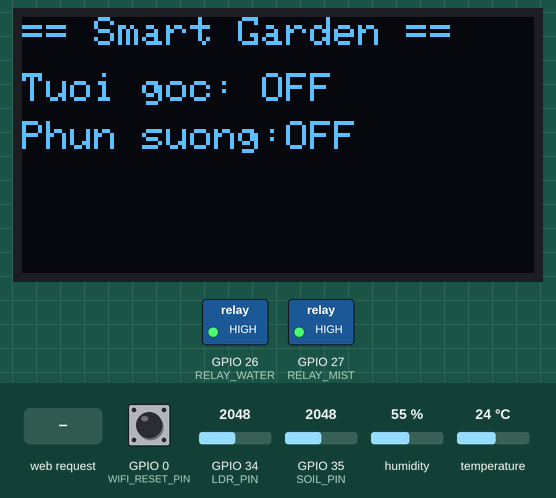
Simulated run of this sketch. Board: ESP32. Parts: 128×64 one-colour display, switched loads named in the sketch (green lamp = pin HIGH). Inputs (shaded band) come from the test bench; at power-on: GPIO 35 (SOIL_PIN) = 2048, temperature 24 °C, GPIO 0 (WIFI_RESET_PIN) HIGH, GPIO 34 (LDR_PIN) = 2048, humidity 55 %. WiFi joins after 1.5 s; servers stay silent unless stated; what the sketch prints to the serial monitor is not drawn.

Above: at 4.7 s.
4.8 s: GPIO 35 (SOIL_PIN) set to 2449
At 7.7 s:
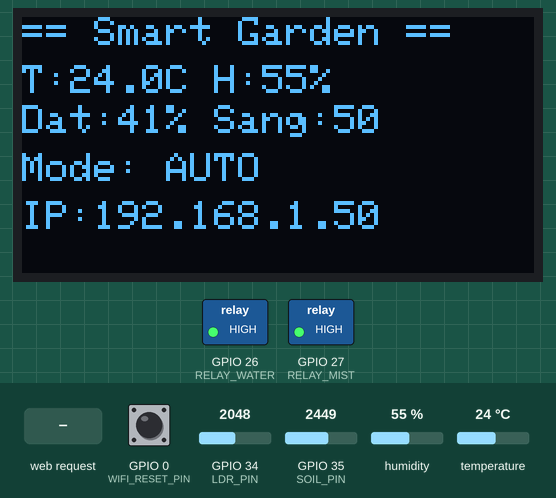
10.8 s: GPIO 35 (SOIL_PIN) set to 2558
At 16.2 s:
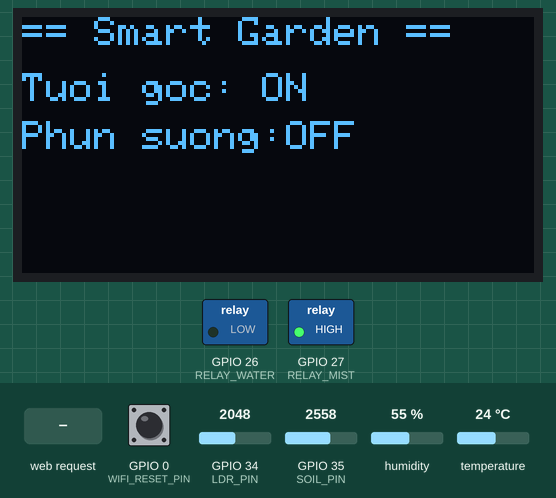
16.8 s: temperature set to 31 °C
At 20.1 s:
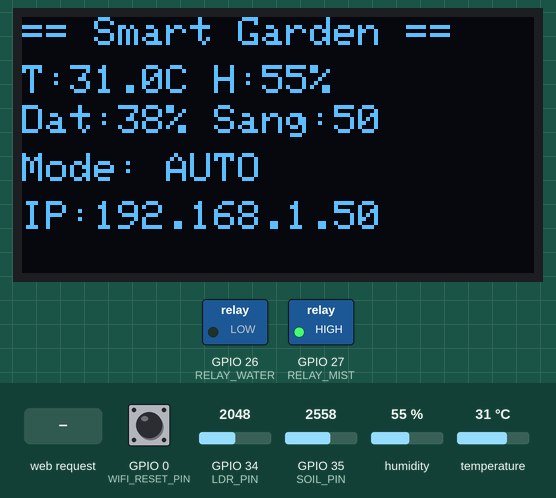
22.8 s: temperature set to 34 °C
At 25.2 s:
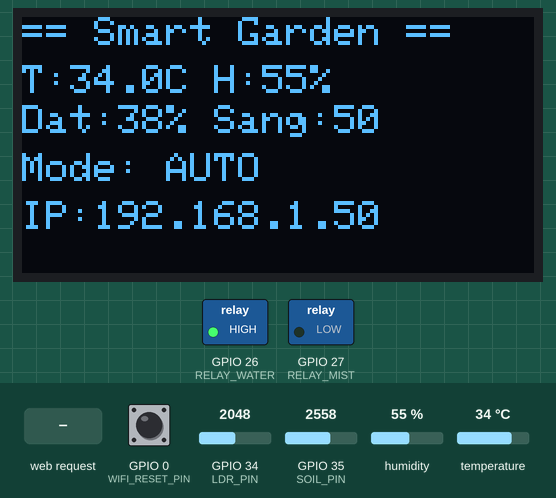
28.8 s: HTTP request GET /mode/manual received
At 31.7 s:
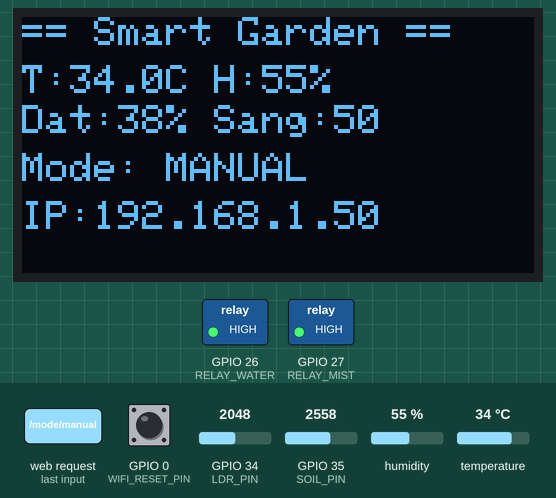
34.8 s: temperature set to 41 °C
At 41.3 s:
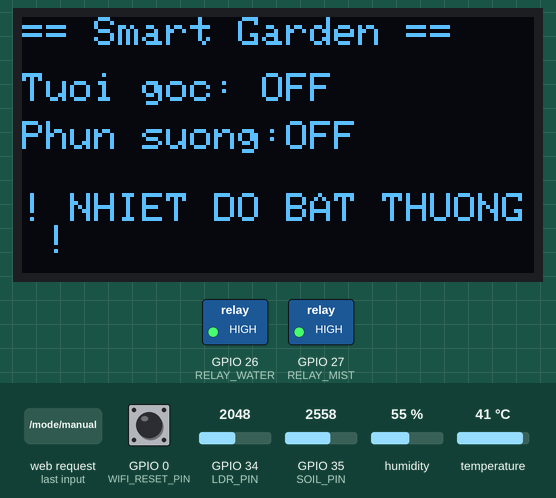
Timing chart, 0 to 41.8 s (numbered marks = the images above; inputs shaded):
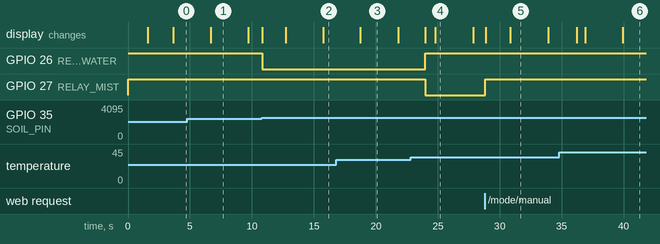

The sketch:

v2.ino
```cpp
//  Smart Home Garden - ESP32 firmware  v2.1
//
//  v2 - ban va MIST_LOCK / MIST_UNLOCK (4 thay doi):
//    1. Bien co g_mistLocked
//    2. decideMode()      - kho+nong ma bi khoa suong -> tuoi goc
//    3. readSerialCommand() - nhan MIST_LOCK / MIST_UNLOCK
//    4. printSerialJSON() - them truong "mist_locked"
//
//  v2.1 - WATCHDOG SERIAL (an toan khi Pi chet):
//    Truoc day: neu Pi gui WATER_ON roi bi mat dien / crash / bi stop, ESP32 ket
//    trong manualMode voi bom DANG CHAY va khong con ai gui lenh tat. Bom chay
//    den khi het nuoc.
//    Bay gio: Pi gui PING moi 10 giay. Neu qua SERIAL_WATCHDOG_MS ma khong nhan
//    duoc gi tu Pi VA che do thu cong nay do Pi dat ra, ESP32 tu quay ve AUTO.
//    Che do thu cong dat tu web server cua chinh ESP32 KHONG bi watchdog dung toi.
//
//  LUU Y: dung service truoc khi nap  ->  sudo systemctl stop smart-garden
// =====================================================================
#include <WiFi.h>
#include <WiFiManager.h>
#include <Wire.h>
#include <Adafruit_GFX.h>
#include <Adafruit_SSD1306.h>
#include "DHT.h"

WiFiServer server(80);
String header;
unsigned long currentTime = 0, previousTime = 0;
const long timeoutTime = 500;

#define DHTPIN       4
#define DHTTYPE      DHT11
#define LDR_PIN      34
#define SOIL_PIN     35
#define RELAY_WATER  26
#define RELAY_MIST   27
#define WIFI_RESET_PIN 0

#define SOIL_DRY_PCT_THRESHOLD 40
#define HOT_TEMP_THRESHOLD 33.0
#define DARK_LIGHT_THRESHOLD 20   // % — dưới ngưỡng này coi là tối
#define ALERT_TEMP_HIGH    38.0
#define ALERT_TEMP_LOW     10.0
#define LDR_SAMPLES        20

// NEW v2.1: Pi gui PING moi 10 giay -> 60 giay im lang = Pi da chet
#define SERIAL_WATCHDOG_MS 60000UL

Adafruit_SSD1306 display(128, 64, &Wire, -1);
DHT dht(DHTPIN, DHTTYPE);

enum IrrigationMode { MODE_IDLE, MODE_WATER, MODE_MIST };
enum MistManualMode  { MIST_OFF, MIST_ON, MIST_BLINK };

bool manualMode = false;
bool manualWater = false;
MistManualMode manualMist = MIST_OFF;
unsigned long mistBlinkMs = 5000;

float g_temp = 0, g_humi = 0;
int   g_soilPct = 0, g_lightPct = 0, g_lightSmooth = 0;
bool  g_alertTemp = false;
String g_lastReason = "";   // NEW: hiển thị lý do quyết định lên dashboard
bool   g_mistLocked = false;  // NEW v2: Pi khoá phun sương khi AI phát hiện nấm (MIST_LOCK)
unsigned long lastSerialPrint = 0;

// NEW v2.1 — watchdog serial
unsigned long g_lastSerialMs  = 0;      // lan cuoi nhan duoc BAT KY lenh nao tu Pi
bool  g_manualFromSerial = false;       // che do thu cong hien tai do Pi dat ra?
bool  g_watchdogTripped  = false;       // da tu quay ve AUTO vi mat lien lac?

int readLDRSmoothed() {
  long sum = 0;
  for (int i = 0; i < LDR_SAMPLES; i++) { sum += analogRead(LDR_PIN); delayMicroseconds(500); }
  return sum / LDR_SAMPLES;
}

void readSensors() {
  float t = dht.readTemperature();
  float h = dht.readHumidity();
  if (!isnan(t)) g_temp = t;
  if (!isnan(h)) g_humi = h;
  g_soilPct = map(analogRead(SOIL_PIN), 0, 4095, 100, 0);
  int rawLight = readLDRSmoothed();
  g_lightSmooth = (g_lightSmooth == 0) ? rawLight : (g_lightSmooth * 0.7 + rawLight * 0.3);
  g_lightPct = constrain(map(g_lightSmooth, 0, 4095, 100, 0), 0, 100);
  g_alertTemp = (g_temp > ALERT_TEMP_HIGH || g_temp < ALERT_TEMP_LOW);
}

bool getBlinkState() {
  static unsigned long timer = 0;
  static bool state = false;
  if (millis() - timer >= mistBlinkMs) { timer = millis(); state = !state; }
  return state;
}

// ── Đã thêm điều kiện isDark, có log lý do ──
IrrigationMode decideMode() {
  bool isDry  = (g_soilPct < SOIL_DRY_PCT_THRESHOLD);
  bool isHot  = (g_temp >= HOT_TEMP_THRESHOLD);
  bool isDark = (g_lightPct < DARK_LIGHT_THRESHOLD);

  if (isDark && isDry) { g_lastReason = "Toi + kho - tranh ung"; return MODE_IDLE; }

  if (isDry && isHot) {
    if (g_mistLocked) {                                    // NEW v2
      g_lastReason = "Kho + nong nhung SUONG BI KHOA (nam) - tuoi goc";
      return MODE_WATER;
    }
    g_lastReason = "Kho + nong - phun suong";
    return MODE_MIST;
  }

  if (isDry && !isHot) { g_lastReason = "Kho + binh thuong - tuoi goc"; return MODE_WATER; }

  g_lastReason = g_mistLocked ? "Dat du am - nghi (suong dang khoa)" : "Dat du am - nghi";
  return MODE_IDLE;
}

void applyMode() {
  bool waterOn = false, mistOn = false;

  if (manualMode) {
    waterOn = manualWater;
    switch (manualMist) {
      case MIST_OFF:   mistOn = false; break;
      case MIST_ON:    mistOn = true;  break;
      case MIST_BLINK: mistOn = getBlinkState(); break;
    }
    if (waterOn) mistOn = false;
    g_lastReason = "Che do thu cong";
  } else {
    IrrigationMode m = decideMode();
    waterOn = (m == MODE_WATER);
    mistOn  = (m == MODE_MIST) ? getBlinkState() : false;
  }

  digitalWrite(RELAY_WATER, waterOn ? LOW : HIGH);
  digitalWrite(RELAY_MIST,  mistOn  ? LOW : HIGH);
}

bool isWaterOn() { return digitalRead(RELAY_WATER) == LOW; }
bool isMistOn()  { return digitalRead(RELAY_MIST)  == LOW; }

void updateOLED() {
  static bool page = false;
  static unsigned long lastPage = 0;
  if (millis() - lastPage > 3000) { page = !page; lastPage = millis(); }

  display.clearDisplay();
  display.setTextSize(1);
  display.setTextColor(SSD1306_WHITE);
  display.setCursor(0, 0);
  display.println("== Smart Garden ==");

  if (!page) {
    display.setCursor(0, 12);
    display.print("T:"); display.print(g_temp, 1);
    display.print("C H:"); display.print(g_humi, 0); display.println("%");
    display.setCursor(0, 22);
    display.print("Dat:"); display.print(g_soilPct); display.print("% ");
    display.print("Sang:"); display.println(g_lightPct);
    display.setCursor(0, 34);
    display.print("Mode: "); display.println(manualMode ? "MANUAL" : "AUTO");
    if (WiFi.status() == WL_CONNECTED) {
      display.setCursor(0, 46);
      display.print("IP:"); display.println(WiFi.localIP());
    } else {
      display.setCursor(0, 46);
      display.println("Giu BOOT 3s: doi WiFi");
    }
  } else {
    display.setCursor(0, 14);
    display.print("Tuoi goc: "); display.println(isWaterOn() ? "ON" : "OFF");
    display.setCursor(0, 26);
    display.print("Phun suong:"); display.println(isMistOn() ? "ON" : "OFF");
    if (g_alertTemp) { display.setCursor(0, 44); display.println("! NHIET DO BAT THUONG !"); }
  }
  display.display();
}

void handleWebClient() {
  WiFiClient client = server.available();
  if (!client) return;

  currentTime = millis();
  previousTime = currentTime;
  String currentLine = "";

  while (client.connected() && currentTime - previousTime <= timeoutTime) {
    currentTime = millis();
    if (client.available()) {
      char c = client.read();
      header += c;
      if (c == '\n') {
        if (currentLine.length() == 0) {

          // NEW v2.1: che do thu cong dat tu web UI cua ESP32 KHONG thuoc quyen Pi,
          // nen watchdog serial khong duoc phep tu y huy no.
          if (header.indexOf("GET /mode/auto")   >= 0) { manualMode = false; g_manualFromSerial = false; }
          if (header.indexOf("GET /mode/manual") >= 0) { manualMode = true;  g_manualFromSerial = false; }
          if (header.indexOf("GET /water/on")    >= 0) manualWater = true;
          if (header.indexOf("GET /water/off")   >= 0) manualWater = false;
          if (header.indexOf("GET /mist/off")    >= 0) manualMist = MIST_OFF;
          if (header.indexOf("GET /mist/on")     >= 0) manualMist = MIST_ON;
          if (header.indexOf("GET /mist/blink")  >= 0) manualMist = MIST_BLINK;

          int idx = header.indexOf("val=");
          if (idx >= 0 && header.indexOf("GET /mist/interval") >= 0) {
            int start = idx + 4;
            int end = start;
            while (end < (int)header.length() && isDigit(header[end])) end++;
            long val = header.substring(start, end).toInt();
            if (val >= 500 && val <= 60000) mistBlinkMs = val;
          }
          applyMode();

          client.println("HTTP/1.1 200 OK");
          client.println("Content-type:text/html; charset=utf-8");
          client.println("Connection: close");
          client.println();

          bool wOn = isWaterOn(), mOn = isMistOn();

          client.println("<!DOCTYPE html><html><head>");
          client.println("<meta charset='UTF-8'>");
          client.println("<meta http-equiv='refresh' content='5'>");
          client.println("<meta name='viewport' content='width=device-width, initial-scale=1'>");
          client.println("<title>Smart Garden</title><style>");
          client.println("*{box-sizing:border-box;margin:0;padding:0;}");
          client.println("body{font-family:-apple-system,'Segoe UI',Arial,sans-serif;background:#f4f4f5;color:#1c1c1e;padding:16px;}");
          client.println(".wrap{max-width:460px;margin:0 auto;}");
          client.println("h2{text-align:center;font-size:20px;font-weight:600;margin-bottom:16px;}");
          client.println(".card{background:#fff;border:1px solid #e2e2e5;border-radius:12px;padding:16px;margin-bottom:14px;}");
          client.println(".grid{display:grid;grid-template-columns:1fr 1fr;gap:10px;}");
          client.println(".stat{text-align:center;padding:14px 8px;background:#f8f8f9;border-radius:10px;}");
          client.println(".stat .val{font-size:22px;font-weight:700;}");
          client.println(".stat .lbl{font-size:11px;color:#777;margin-top:2px;}");
          client.println(".row{display:flex;justify-content:space-between;align-items:center;margin-bottom:10px;font-size:14px;}");
          client.println(".badge{padding:3px 10px;border-radius:6px;font-size:12px;font-weight:600;}");
          client.println(".badge.on{background:#e6f4ea;color:#1a7f37;}");
          client.println(".badge.off{background:#eee;color:#888;}");
          client.println(".btnrow{display:flex;gap:8px;flex-wrap:wrap;}");
          client.println(".btn{flex:1;min-width:80px;text-align:center;padding:12px 10px;border-radius:8px;text-decoration:none;font-size:13px;font-weight:600;border:1px solid #d7d7db;color:#333;background:#fafafa;}");
          client.println(".btn.active{background:#1c1c1e;color:#fff;border-color:#1c1c1e;}");
          client.println(".disabled{opacity:0.4;pointer-events:none;}");
          client.println("hr{border:none;border-top:1px solid #eee;margin:14px 0;}");
          client.println("input[type=number]{width:64px;padding:8px;border-radius:8px;border:1px solid #d7d7db;margin-right:6px;font-size:13px;}");
          client.println(".apply{padding:8px 14px;border-radius:8px;border:1px solid #d7d7db;background:#fafafa;font-size:13px;font-weight:600;}");
          client.println(".alert{background:#fdecea;border:1px solid #f5b3ab;color:#a33;padding:10px;border-radius:10px;text-align:center;font-weight:600;margin-bottom:14px;font-size:13px;}");
          client.println(".reason{background:#f0f4ff;border:1px solid #c8d6ff;color:#2a4b8d;padding:8px 12px;border-radius:8px;font-size:12px;margin-bottom:14px;}");
          client.println(".footer{text-align:center;font-size:11px;color:#999;margin-top:8px;}");
          client.println("</style></head><body><div class='wrap'>");
          client.println("<h2>Smart Garden - SIC</h2>");

          if (g_alertTemp)
            client.println("<div class='alert'>Canh bao: nhiet do bat thuong (" + String(g_temp,1) + " do C)</div>");

          client.println("<div class='reason'>Ly do: " + g_lastReason + "</div>");

          client.println("<div class='card'><div class='grid'>");
          client.println("<div class='stat'><div class='val'>" + String(g_temp,1) + "&deg;</div><div class='lbl'>NHIET DO</div></div>");
          client.println("<div class='stat'><div class='val'>" + String(g_humi,0) + "%</div><div class='lbl'>DO AM KK</div></div>");
          client.println("<div class='stat'><div class='val'>" + String(g_soilPct) + "%</div><div class='lbl'>DO AM DAT</div></div>");
          client.println("<div class='stat'><div class='val'>" + String(g_lightPct) + "%</div><div class='lbl'>ANH SANG</div></div>");
          client.println("</div></div>");

          client.println("<div class='card'>");
          client.println("<div class='row'><b>Che do</b></div>");
          client.println("<div class='btnrow'>");
          client.println("<a href='/mode/auto' class='btn" + String(!manualMode ? " active" : "") + "'>AUTO</a>");
          client.println("<a href='/mode/manual' class='btn" + String(manualMode ? " active" : "") + "'>MANUAL</a>");
          client.println("</div></div>");

          String dis = manualMode ? "" : " disabled";
          client.println("<div class='card" + dis + "'>");
          client.println("<div class='row'><span>Bom tuoi goc</span>" + String(wOn ? "<span class='badge on'>ON</span>" : "<span class='badge off'>OFF</span>") + "</div>");
          client.println("<div class='btnrow'>");
          client.println(wOn ? "<a href='/water/off' class='btn active'>TAT TUOI</a>"
                              : "<a href='/water/on' class='btn'>BAT TUOI</a>");
          client.println("</div>");
          client.println("<hr>");
          client.println("<div class='row'><span>Bom phun suong</span>" + String(mOn ? "<span class='badge on'>ON</span>" : "<span class='badge off'>OFF</span>") + "</div>");
          client.println("<div class='btnrow'>");
          client.println("<a href='/mist/off' class='btn" + String(manualMist==MIST_OFF?" active":"") + "'>TAT</a>");
          client.println("<a href='/mist/on' class='btn" + String(manualMist==MIST_ON?" active":"") + "'>LIEN TUC</a>");
          client.println("<a href='/mist/blink' class='btn" + String(manualMist==MIST_BLINK?" active":"") + "'>NHAP NHAY</a>");
          client.println("</div>");
          client.println("<div style='margin-top:12px;font-size:12px;color:#777'>Chu ky nhap nhay (giay):</div>");
          client.println("<form action='/mist/interval' method='GET' style='margin-top:6px;display:flex;align-items:center;'>");
          client.println("<input type='number' id='vd' step='0.5' min='0.5' max='60' value='" + String(mistBlinkMs/1000.0,1) + "' onchange=\"document.getElementById('val').value=Math.round(this.value*1000)\">");
          client.println("<input type='hidden' name='val' id='val' value='" + String(mistBlinkMs) + "'>");
          client.println("<button type='submit' class='apply'>Ap dung</button>");
          client.println("</form></div>");

          client.println("<div class='footer'>Tu lam moi moi 5 giay - ESP32 Smart Garden</div>");
          client.println("</div></body></html>");
          client.println();
          break;
        } else { currentLine = ""; }
      } else if (c != '\r') { currentLine += c; }
    }
  }
  header = "";
  client.stop();
}

void connectWiFi() {
  WiFiManager wm;
  wm.setConfigPortalTimeout(180);
  bool ok = wm.autoConnect("SmartGarden-Setup", "12345678");
  if (!ok) {
    Serial.println("[WiFi] Khong ket noi duoc / het thoi gian cho cau hinh.");
  } else {
    Serial.println("\n[WiFi] Connected! IP: " + WiFi.localIP().toString());
    server.begin();
  }
}

void setup() {
  Serial.begin(115200);
  dht.begin();
  pinMode(RELAY_WATER, OUTPUT);
  pinMode(RELAY_MIST,  OUTPUT);
  pinMode(WIFI_RESET_PIN, INPUT_PULLUP);
  digitalWrite(RELAY_WATER, HIGH);
  digitalWrite(RELAY_MIST,  HIGH);

  Wire.begin(21, 22);
  display.begin(SSD1306_SWITCHCAPVCC, 0x3C);
  display.clearDisplay();
  display.setTextColor(SSD1306_WHITE);
  display.setCursor(10, 25);
  display.println("Dang khoi dong...");
  display.display();

  if (digitalRead(WIFI_RESET_PIN) == LOW) {
    display.setCursor(0, 40);
    display.println("Xoa WiFi cu...");
    display.display();
    WiFiManager wmReset;
    wmReset.resetSettings();
    delay(1000);
  }

  connectWiFi();

  display.clearDisplay();
  display.setCursor(0, 20);
  if (WiFi.status() == WL_CONNECTED) { display.println("IP:"); display.println(WiFi.localIP()); }
  else {
    display.println("Chua co WiFi.");
    display.println("Ket noi mang:");
    display.println("SmartGarden-Setup");
  }
  display.display();
  delay(2000);
}
void printSerialJSON() {
  if (millis() - lastSerialPrint < 2000) return;  // in mỗi 2 giây, không spam
  lastSerialPrint = millis();
  Serial.printf(
    "{\"temp\":%.1f,\"humi\":%.0f,\"soil\":%d,\"light\":%d,\"water\":%s,\"mist\":%s,"
    "\"mist_locked\":%s,\"wd_tripped\":%s,\"mode\":\"%s\",\"reason\":\"%s\"}\n",
    g_temp, g_humi, g_soilPct, g_lightPct,
    isWaterOn() ? "true" : "false",
    isMistOn()  ? "true" : "false",
    g_mistLocked ? "true" : "false",     // NEW v2
    g_watchdogTripped ? "true" : "false",  // NEW v2.1
    manualMode ? "MANUAL" : "AUTO",
    g_lastReason.c_str()
  );
}
void readSerialCommand() {
  if (!Serial.available()) return;
  String cmd = Serial.readStringUntil('\n');
  cmd.trim();
  if (cmd.length() == 0) return;

  // NEW v2.1: bat ky dong nao tu Pi cung la bang chung "Pi con song"
  g_lastSerialMs   = millis();
  g_watchdogTripped = false;

  if (cmd == "PING") return;   // chi de nuoi watchdog, khong doi trang thai

  if (cmd == "WATER_ON")   { manualMode = true; manualWater = true;  g_manualFromSerial = true; }
  if (cmd == "WATER_OFF")  { manualMode = true; manualWater = false; g_manualFromSerial = true; }
  if (cmd == "MIST_ON")    { manualMode = true; manualMist = MIST_ON;  g_manualFromSerial = true; }
  if (cmd == "MIST_OFF")   { manualMode = true; manualMist = MIST_OFF; g_manualFromSerial = true; }
  if (cmd == "AUTO")       { manualMode = false; g_manualFromSerial = false; }
  // THÊM: khóa cứng tắt hết, không để AUTO quyết định
  if (cmd == "LOCK_IDLE")  {
    manualMode  = true;
    manualWater = false;
    manualMist  = MIST_OFF;
    g_manualFromSerial = true;
  }
  // NEW v2: khoá riêng phun sương, KHÔNG chuyển sang manualMode
  // -> ESP32 vẫn tự quyết tưới gốc theo ngưỡng độ ẩm đất
  if (cmd == "MIST_LOCK")   { g_mistLocked = true;  }
  if (cmd == "MIST_UNLOCK") { g_mistLocked = false; }

  applyMode();
}

// NEW v2.1 — Pi im lang qua lau thi tu cuu lay minh.
// Chi can thiep vao che do thu cong DO PI DAT RA. Neu nguoi dung bam MANUAL tren
// web server cua ESP32 thi g_manualFromSerial = false, watchdog khong dung toi.
void checkSerialWatchdog() {
  if (!g_manualFromSerial) return;
  if (g_lastSerialMs == 0) return;                       // chua tung nhan lenh nao
  if (millis() - g_lastSerialMs < SERIAL_WATCHDOG_MS) return;

  manualMode         = false;
  manualWater        = false;
  manualMist         = MIST_OFF;
  g_mistLocked       = false;   // khoa suong cung la lenh cua Pi -> bo luon
  g_manualFromSerial = false;
  g_watchdogTripped  = true;
  g_lastReason = "WATCHDOG: mat lien lac voi Pi - tu quay ve AUTO";
  Serial.println("{\"event\":\"watchdog\",\"detail\":\"mat lien lac voi Pi, da ve AUTO\"}");
  applyMode();
}

void loop() {
  readSensors();
  checkSerialWatchdog();
  applyMode();
  updateOLED();
  handleWebClient();
  printSerialJSON();
  readSerialCommand();
}
```

Measured:
- the behaviour switches between 2497 and 2498 on GPIO 35 (SOIL_PIN) (found by bisection; images 1 and 2)
- the behaviour switches between 32 and 33 °C on temperature (found by bisection; images 3 and 4)
- after the input at 4.8 s, the display: changes after 1.9 s (image 1)
- after the input at 10.8 s, GPIO 26 (RELAY_WATER): HIGH → LOW at once; the display: changes after 0.05 s (image 2)
- after the input at 16.8 s, the display: changes after 2.0 s (image 3)
- after the input at 22.8 s, GPIO 26 (RELAY_WATER): LOW → HIGH after 1.2 s; GPIO 27 (RELAY_MIST): HIGH → LOW after 1.2 s; the display: first changes after 1.2 s (image 4 shows a later state)
- after the input at 34.8 s, the display: changes after 1.4 s (image 6)
